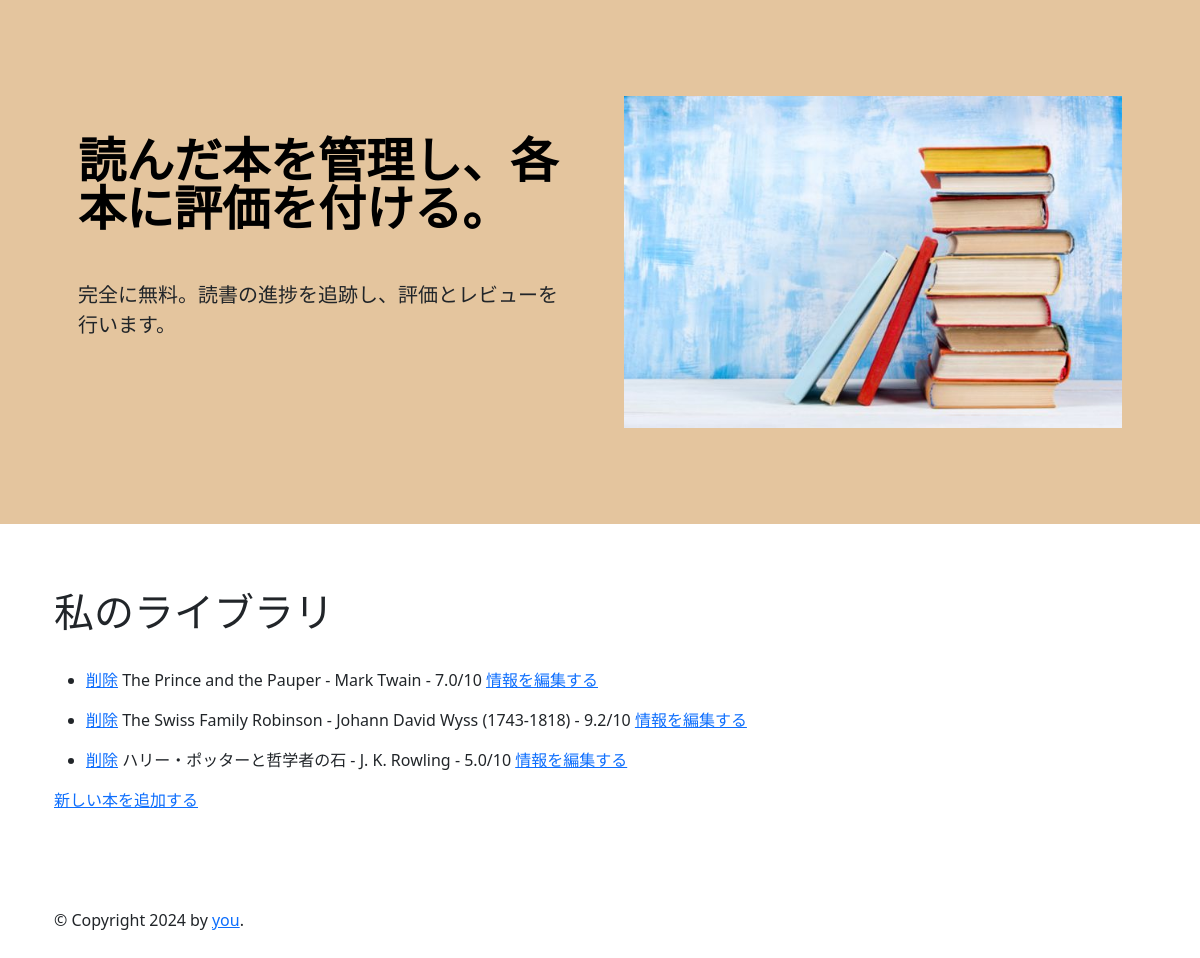
The page / on the database its author committed.
### main.py (models this page shows, shortened)
class Book(db.Model):
    id = db.Column('id', db.Integer, primary_key=True)
    title = db.Column(db.String(100), unique=True, nullable=False)
    author = db.Column(db.String(250), unique=False, nullable=False)
    rating = db.Column(db.Float(), unique=False, nullable=False)

### main.py (the view)
@app.route('/')
def home():
    result = db.session.execute(db.select(Book).order_by(Book.title)).scalars().all()
    print(result)
    print(result)
    return render_template('index.html', books=result)

### templates/index.html (shortened to what this page needs)
<!DOCTYPE html>
{% extends "base.html" %}
{% block head %}
{{ super() }}
{% endblock %}
{% block content %}
<h1 class=py-3>私のライブラリ</h1>
<ul>
  {% for book in books %}
  <li class=my-3>
    <a href="{{ url_for('delete', id_number=book['id']) }}">削除</a>
    {{ book['title'] }} - {{ book['author'] }} - {{ book['rating'] }}/10
    <a href="{{ url_for('edit', id_number=book['id']) }}">情報を編集する</a>
  </li>
  {% endfor %}
</ul>
<a href="{{ url_for('add') }}">新しい本を追加する</a>
{% endblock %}

### rows shown on the page
Book: title "The Prince and the Pauper", author "Mark Twain", rating "7.0"
Book: title "The Swiss Family Robinson", author "Johann David Wyss (1743-1818)", rating "9.2"
Book: title "ハリー・ポッターと哲学者の石", author "J. K. Rowling", rating "5.0"
